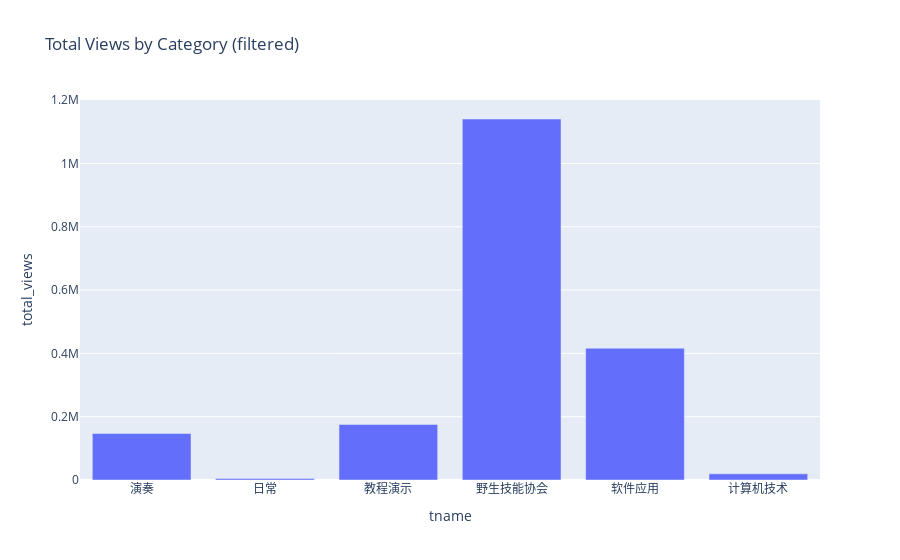

Write notebook code for a chart like this one.
### Code cell
views_by_cat = filtered_data.group_by("tname").agg(pl.col("view").sum().alias("total_views"))
plot_bar_pl(views_by_cat, x="tname", y="total_views", title="Total Views by Category (filtered)")

### Figure 1 — Plotly figure (JSON) as saved in the notebook; plotly's stock layout.template omitted (floating-point values rounded to 4 significant figures)
{"data": [{"type": "bar", "x": ["演奏", "日常", "教程演示", "野生技能协会", "软件应用", "计算机技术"], "y": [146901, 4671, 175487, 1140561, 416460, 19491]}], "layout": {"title": {"text": "Total Views by Category (filtered)"}, "xaxis": {"title": {"text": "tname"}}, "yaxis": {"title": {"text": "total_views"}}}}
